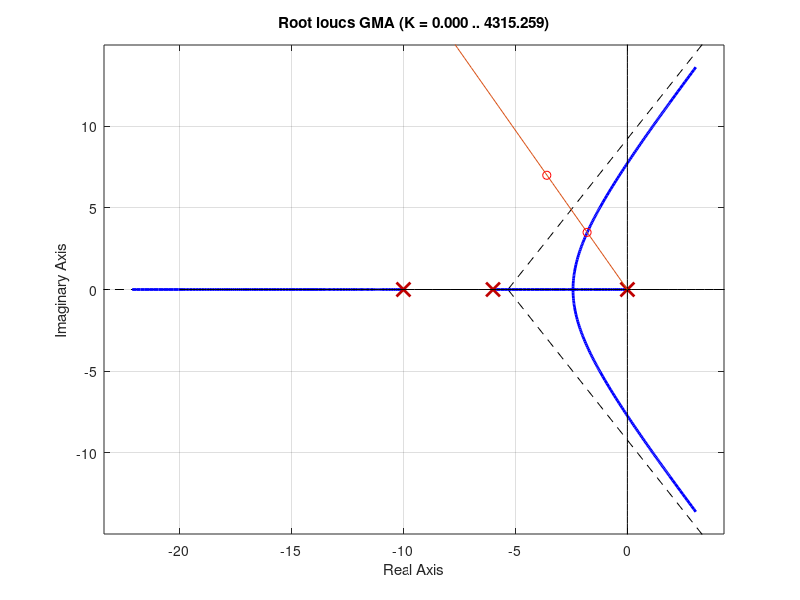
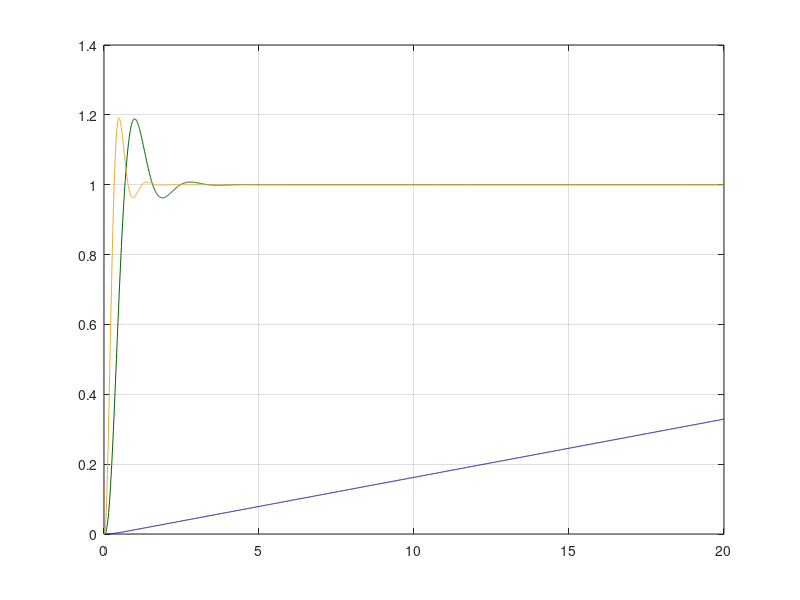
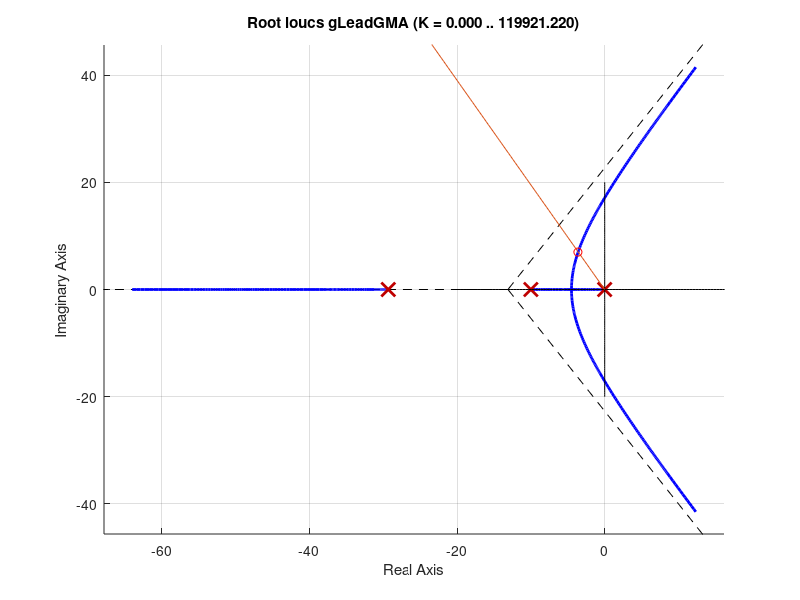

The MATLAB source for these figures, in order:
clc;
clear;
pkg load control;
% O código desenvolvido será publicado no github com o intuito de poder ser consultado
% e melhorado por outras pessoas, seguindo o pensamento opensource. Com o objetivo
% de aumentar o alcance o script será desenvolvido em inglês, bem como exercícios anteriores.
t = 0:0.01:20;
mp = 0.2;
pole1 = 0;
pole2 = -6;
pole3 = -10;
GMA = zpk([],[pole1 pole2 pole3],1);

% ploting the exit without the compensator
figure 2
[pvGma, t] = step(GMA, t);
plot(t,pvGma,'color','#00009C');

figure 1;  clf;%=======================
rlocus(GMA);
legend off;
hold on;
imaginaryAxis = linspace(-20, 20);
realAxis = zeros(size(imaginaryAxis));
plot(imaginaryAxis, realAxis, 'k');
plot(realAxis, imaginaryAxis, 'k');

%calculating damping factor
df = (-log(mp)) / sqrt((pi^2) + (log(mp))^2);
phaseAngle = 180 - acosd(df);

%ploting the phaseAngle
phaseAngleStraight = linspace(0,-30);
phaseAngleFunction = tand(phaseAngle)*phaseAngleStraight;
plot(phaseAngleStraight, phaseAngleFunction);

%[x, y] = ginput(1);
%Px = x + 1i*y;
Px = -1.7993 + 3.5027i %Value found using the ginput()
plot(real(Px),imag(Px), 'ro');

%findind Kp and plotting the sign of exit
k=-polyval(GMA.den{1},Px)/(polyval(GMA.num{1},Px));
k=abs(real(k))
GMF = feedback(k*GMA,1);

figure 2;%================================
hold on;
[PV, t] = step(GMF, t);
plot(t,PV,'color','#006400');
grid on;

%Setting the new kp
figure 1
hold on;
Px2 = Px*2;
plot(real(Px2),imag(Px2), 'ro');

%findind the Glead
%I will choose the zero with the same value of a existent pole
%this way i can reach the next steps more easily
zero_lead = pole2;
angle_zero_lead = arg(Px2-zero_lead)*180/pi;
poles_GMA = eig(GMA);
angle_poles = arg(Px2-poles_GMA)*180/pi;
angle_pLead = angle_zero_lead - sum(angle_poles) + 180;
poloLead = real(Px2) - imag(Px2)/tand(angle_pLead);

GLead = zpk([pole2],[poloLead],1);
GLead = minreal(GLead);

GLead_GMA_num = conv([1 -pole2],[0 1]);
GLead_GMA_den = conv(conv(conv([1 -pole1],[1 -pole2]),[1 -pole3]),[1 -poloLead]);
GLead_GMA = tf(GLead_GMA_num, GLead_GMA_den);
gLeadGMA = minreal(GLead_GMA);

%finding the rlocus of the system with the glead
figure 3; clf; hold on;
rlocus(gLeadGMA);
legend off;
hold on;
imaginaryAxis = linspace(-20, 20);
realAxis = zeros(size(imaginaryAxis));
plot(imaginaryAxis, realAxis, 'k');
plot(realAxis, imaginaryAxis, 'k');

%calculating damping factor
df = (-log(mp)) / sqrt((pi^2) + (log(mp))^2);
phaseAngle = 180 - acosd(df);

%ploting the phaseAngle
phaseAngleStraight = linspace(0,-30);
phaseAngleFunction = tand(phaseAngle)*phaseAngleStraight;
plot(phaseAngleStraight, phaseAngleFunction);

%[x1, y1] = ginput(1);
%Px_lead = x1 + 1i*y1;
Px_lead = -3.6293 + 6.9844i %Value found using the ginput()
plot(real(Px_lead),imag(Px_lead), 'ro');

%findind Kp of the system with the lead compensator and plotting the sign of exit
kLead=-polyval(gLeadGMA.den{1},Px_lead)/(polyval(gLeadGMA.num{1},Px_lead));
kLead=abs(real(kLead))
GMF_lead = feedback(kLead*gLeadGMA,1);

figure 2;%==============================
t = 0:0.01:20;
[PV_lead, t] = step(GMF_lead, t);
hold on;
plot(t,PV_lead,'color','#eead2d');
grid on;

%glag = se o polo for 1 o zero tem q ser 10


